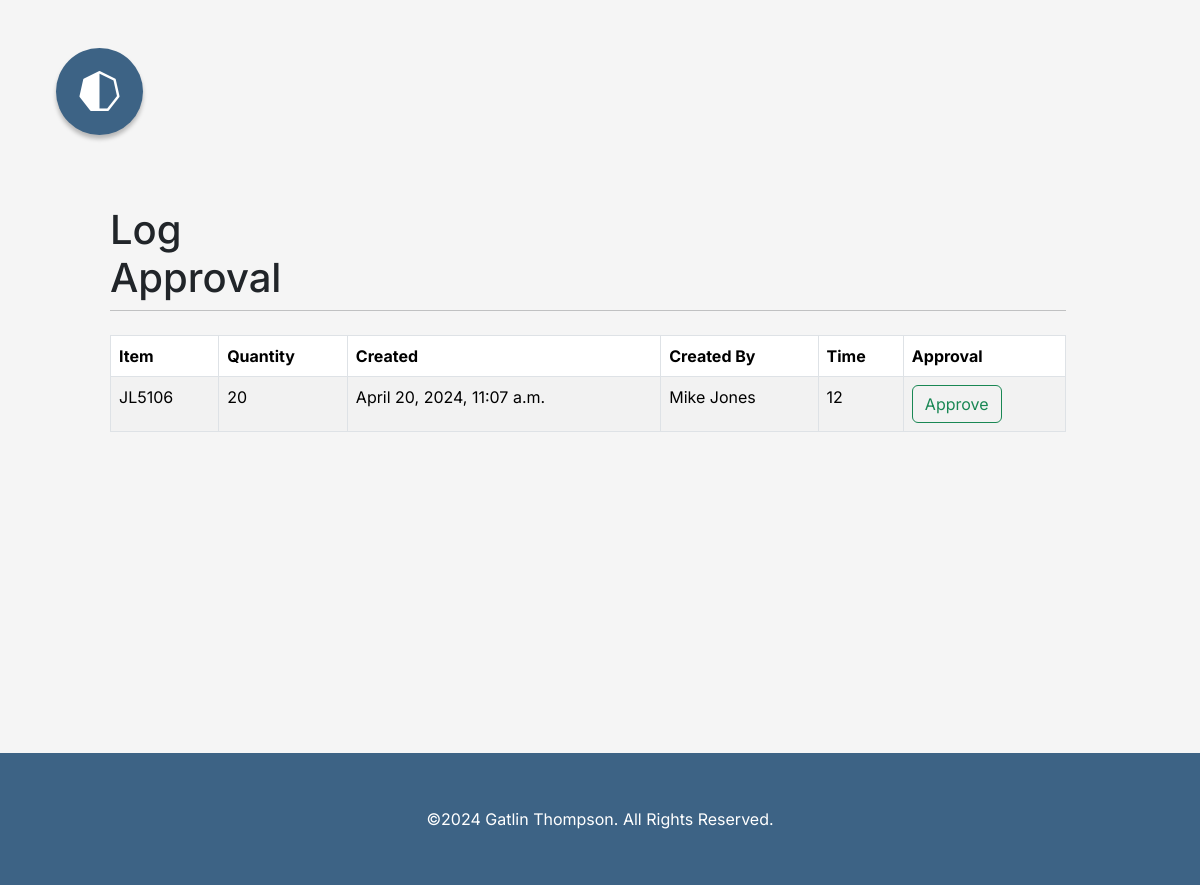
/log/approve/ (signed in), run on the app's committed database.
### partslog/models.py (models this page shows)
class Log(models.Model):
    approved = models.BooleanField(default=False)
    created_by = models.ForeignKey(User, on_delete=models.CASCADE, related_name='created_logs', null=True, blank=True)
    created_date = models.DateTimeField(auto_now_add=True)
    modified_date = models.DateTimeField(auto_now=True)
    approved_by = models.ForeignKey(User, on_delete=models.DO_NOTHING, related_name='approved_logs', null=True, blank=True)
    name = models.CharField(max_length=30)
    quantity = models.PositiveIntegerField(validators=[MinValueValidator(1)])
    time = models.PositiveIntegerField(validators=[MinValueValidator(1)], blank=True, null=True)

### partslog/views.py (the view)
# urls.py: path('approve/', views.approval, name='approval'),
@login_required
@staff_member_required
def approval(request):
    logs = Log.objects.filter(approved=False)
    return render(request, 'partslog/log_approval.html', {'logs': logs})

### partslog/templates/partslog/log_approval.html (shortened to what this page needs)
{% extends 'partsdatabase/componets/base.html' %}
{%  block body %}
    <section class="container-fluid row mt-5">
        <div class="col-xl-10 col-12 mx-auto">
            <div class="col-12 d-flex align-content-end ">
                <div class="col-3">
                   <h1 class="m-0">Log Approval</h1>
                </div>
            </div>
        <hr class="mt-2 mb-4">
        {% if logs %}
            <table class="table table-striped table-bordered">
                    <thead>
                        <tr>
                            <th>Item</th>
                            <th>Quantity</th>
                            <th>Created</th>
                            <th>Created By</th>
                            <th>Time</th>
                            <th>Approval</th>
                        </tr>
                    </thead>
                    <tbody>
                        {% for log in logs %}
                        <tr>
                            <td>{{ log.name }}</td>
                            <td>{{ log.quantity }}</td>
                            <td>{{ log.created_date }}</td>
                            <td>{{ log.created_by.first_name }} {{ log.created_by.last_name }}</td>
                            <td>{{ log.time }}</td>
                            <td>
                                <a href="{% url 'partslog:approve_item' log.id %}" class="btn btn-outline-success">Approve </a>
                            </td>
                        </tr>
                        {% endfor %}
                    </tbody>
                </table>
        {% else %}
            <h2 class="text-center">No logs need to be approved currently.</h2>
        {% endif %}
        </div>
    </section>
{% endblock %}

### partsdatabase/static/style/style.css (style rules this page uses)
:root { --dark-blue: #3D6385; --gray: #D0D0D0; --white: #FFF; --light-gray: #F5F5F5; --light-blue: #51BDD4; --darker-red: #D23434; --bland-green: #6BCA74; --bladn-gray: #F9F9F9; --hot-pink: #e670bd; box-sizing: border-box; font-size: 16px; margin: 0; padding: 0; }
body { background-color: var(--light-gray); display: flex; flex-flow: column nowrap; }

### data on the page
Log: name "JL5106", quantity "20", created_date "April 20, 2024, 11:07 a.m.", created_by.first_name "Mike", created_by.last_name "Jones", time "12"
